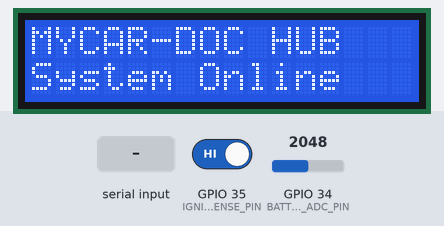
Simulated run of this program. Board: ESP32. Shown: 16×2 character LCD. The test bench sets the inputs (shaded band); at power-on: GPIO 35 (IGNITION_SENSE_PIN) HIGH, GPIO 34 (BATTERY_ADC_PIN) = 2048. What the program prints to the serial monitor is not drawn. At 12.3 s the program puts the board to deep sleep or switches it off; the recording ends there.

Above: at 0.7 s.
At 3.6 s:
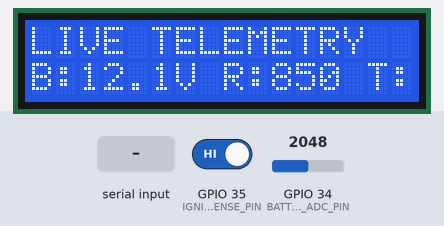
3.7 s: "1\n" received over Serial
At 4.2 s:
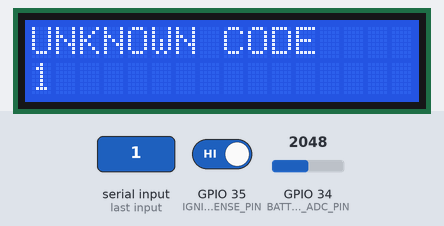
12.2 s: GPIO 35 (IGNITION_SENSE_PIN) driven LOW
Timing chart, 0 to 12.3 s (numbered marks = the images above; inputs shaded):
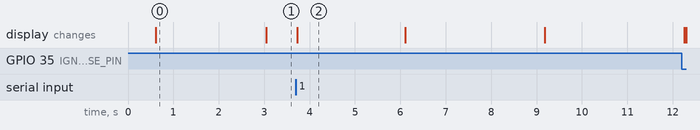

Measured:
- after the input at 3.7 s, the display: changes at once (image 2)
- what the display in image 0 shows lasts 2.4 s, from 0.6 s to 3.0 s

The program:

main.cpp
```cpp
#include <Arduino.h>
#include <SPI.h>
#include <Wire.h>
#include <LiquidCrystal_I2C.h>
#include <mcp2515.h>
#include "obd_codes.h"

// System States
enum SystemState {
  STATE_BOOT,
  STATE_LIVE_TELEMETRY,
  STATE_FAULT_ALERT,
  STATE_SLEEP
};

SystemState currentState = STATE_BOOT;

// Configuration & Timers
const unsigned long IDLE_TIMEOUT = 60000; // 60 seconds of inactivity triggers Sleep
unsigned long lastActivityTime = 0;
unsigned long telemetryInterval = 3000;   // 3 seconds transmission delay
unsigned long lastTelemetryTime = 0;
String inputBuffer = "";

// Hardware Pins & Telemetry Configuration
const int BATTERY_ADC_PIN = 34;    // GPIO 34 (ADC1_CH6) for battery voltage
const int IGNITION_SENSE_PIN = 35; // GPIO 35 for hardware ignition sense
const float VOLTAGE_DIVIDER_RATIO = 4.7f;
const int NUM_SAMPLES = 10;
float voltageSamples[NUM_SAMPLES];
int sampleIndex = 0;

// CAN Bus / MCP2515 Configuration (CS pin on GPIO 5)
struct can_frame canMsg;
MCP2515 mcp2515(5); // CS pin = 5

// LCD I2C Configuration (Address 0x27, 16 columns, 2 rows)
LiquidCrystal_I2C lcd(0x27, 16, 2);

// Function Prototypes
void handleBootState();
void handleTelemetryState();
void handleSleepState();
void processCode(String code);
void updateDisplay(const char* line1, const char* line2);
float readBatteryVoltage();
void checkBatteryHealth(float voltage, bool engineRunning);
void initCANBus();
void requestOBDPIDs();
void scanMode03DTCs();

void setup() {
  Serial.begin(115200);
  delay(500);

  // Check Wakeup Cause from Deep Sleep
  esp_sleep_wakeup_cause_t wakeup_cause = esp_sleep_get_wakeup_cause();
  Serial.print("\n[BOOT] Wakeup Cause: ");
  switch (wakeup_cause) {
    case ESP_SLEEP_WAKEUP_EXT0:
      Serial.println("Ignition Sense Trigger (EXT0) - Vehicle ON");
      break;
    case ESP_SLEEP_WAKEUP_TIMER:
      Serial.println("Periodic Timer Wake - Stationary Battery Health Check");
      break;
    default:
      Serial.println("Fresh Power-On / Hardware Reset");
      break;
  }

  // Initialize I2C and LCD
  Wire.begin(21, 22); // SDA = 21, SCL = 22 on ESP32
  lcd.init();
  lcd.backlight();
  lcd.clear();

  // Initialize Pins
  pinMode(BATTERY_ADC_PIN, INPUT);
  pinMode(IGNITION_SENSE_PIN, INPUT);
  for (int i = 0; i < NUM_SAMPLES; i++) {
    voltageSamples[i] = 12.6f;
  }

  // Initialize CAN Bus
  initCANBus();

  currentState = STATE_BOOT;
  handleBootState();
}

void loop() {
  // 1. Non-blocking Serial / CAN Reading
  while (Serial.available() > 0) {
    char c = (char)Serial.read();

    if (c == '\n' || c == '\r') {
      if (inputBuffer.length() > 0) {
        processCode(inputBuffer);
        inputBuffer = "";
        lastActivityTime = millis();
      }
    } else {
      inputBuffer += c;
    }
  }

  // Check incoming CAN messages if any
  if (mcp2515.readMessage(&canMsg) == MCP2515::ERROR_OK) {
    lastActivityTime = millis();
    if (canMsg.can_id == 0x7E8) {
      Serial.print("[CAN RX] ID: 0x");
      Serial.print(canMsg.can_id, HEX);
      Serial.print(" Data: ");
      for (int i = 0; i < canMsg.can_dlc; i++) {
        Serial.print(canMsg.data[i], HEX);
        Serial.print(" ");
      }
      Serial.println();
    }
  }

  // 2. State Machine Execution
  switch (currentState) {
    case STATE_BOOT:
      currentState = STATE_LIVE_TELEMETRY;
      lastActivityTime = millis();
      break;

    case STATE_LIVE_TELEMETRY:
      if (millis() - lastTelemetryTime > telemetryInterval) {
        handleTelemetryState();
        lastTelemetryTime = millis();
      }

      // Check idle timeout or ignition off
      if (millis() - lastActivityTime > IDLE_TIMEOUT || digitalRead(IGNITION_SENSE_PIN) == LOW) {
        currentState = STATE_SLEEP;
      }
      break;

    case STATE_FAULT_ALERT:
      if (millis() - lastActivityTime > 10000) {
        currentState = STATE_LIVE_TELEMETRY;
        updateDisplay("TELEMETRY", "Resuming live...");
      }
      break;

    case STATE_SLEEP:
      handleSleepState();
      break;
  }
}

void initCANBus() {
  SPI.begin(18, 19, 23, 5); // SCK, MISO, MOSI, CS for ESP32 SPI
  mcp2515.reset();
  if (mcp2515.setBitrate(CAN_500KBPS, MCP_8MHZ) == MCP2515::ERROR_OK) {
    Serial.println("[CAN] MCP2515 Initialized at 500kbps successfully.");
  } else {
    Serial.println("[CAN] MCP2515 Initialization Failed! Check SPI wiring.");
  }
  mcp2515.setNormalMode();
}

void requestOBDPIDs() {
  struct can_frame requestFrame;
  requestFrame.can_id = 0x7DF; // OBD-II broadcast ID
  requestFrame.can_dlc = 8;
  requestFrame.data[0] = 0x02; // Number of additional bytes
  requestFrame.data[1] = 0x01; // Mode 1 (Current Data)
  requestFrame.data[2] = 0x0C; // PID 0x0C: Engine RPM
  requestFrame.data[3] = 0x05; // PID 0x05: Coolant Temperature
  requestFrame.data[4] = 0x0D; // PID 0x0D: Vehicle Speed
  requestFrame.data[5] = 0x11; // PID 0x11: Throttle Position
  requestFrame.data[6] = 0x00;
  requestFrame.data[7] = 0x00;

  mcp2515.sendMessage(&requestFrame);
  Serial.println("[CAN TX] Sent OBD-II PID Request (RPM, Coolant, Speed, Throttle)");
}

void scanMode03DTCs() {
  struct can_frame dtcRequest;
  dtcRequest.can_id = 0x7DF;
  dtcRequest.can_dlc = 8;
  dtcRequest.data[0] = 0x01; // Number of bytes
  dtcRequest.data[1] = 0x03; // Mode 03 (Request Diagnostic Trouble Codes)
  dtcRequest.data[2] = 0x00;
  dtcRequest.data[3] = 0x00;
  dtcRequest.data[4] = 0x00;
  dtcRequest.data[5] = 0x00;
  dtcRequest.data[6] = 0x00;
  dtcRequest.data[7] = 0x00;

  mcp2515.sendMessage(&dtcRequest);
  Serial.println("[CAN TX] Sent Mode 03 DTC Scan Request");
}

void handleBootState() {
  Serial.println("\n========================================");
  Serial.println("   MYCAR-DOC - VEHICLE DIAGNOSTIC HUB   ");
  Serial.println("========================================");
  Serial.println("System Initializing & Starting CAN Bus...\n");
  updateDisplay("MYCAR-DOC HUB", "System Online");
}

float readBatteryVoltage() {
  int rawADC = analogRead(BATTERY_ADC_PIN);
  float pinVoltage = (rawADC / 4095.0f) * 3.3f;
  float measuredVoltage = pinVoltage * VOLTAGE_DIVIDER_RATIO;

  voltageSamples[sampleIndex] = measuredVoltage;
  sampleIndex = (sampleIndex + 1) % NUM_SAMPLES;

  float sum = 0;
  for (int i = 0; i < NUM_SAMPLES; i++) {
    sum += voltageSamples[i];
  }
  return sum / NUM_SAMPLES;
}

void checkBatteryHealth(float voltage, bool engineRunning) {
  Serial.print("[BATTERY] Voltage: ");
  Serial.print(voltage, 2);
  Serial.println(" V");

  if (voltage < 11.5f) {
    Serial.println("🚨 CRITICAL VOLTAGE ALERT: Risk of no-start condition!");
    updateDisplay("CRIT ALERT!", "Batt < 11.5V");
  } else if (!engineRunning && voltage < 12.0f) {
    Serial.println("⚠️ Low Battery Warning: Battery is below 12.0V.");
    updateDisplay("LOW BATTERY", "Charge Soon");
  } else if (engineRunning && voltage < 13.0f) {
    Serial.println("⚠️ Alternator Failure Warning: Charging voltage below 13.0V while running.");
    updateDisplay("ALT FAULT", "Check Alternator");
  }
}

void handleTelemetryState() {
  float battVoltage = readBatteryVoltage();
  bool engineRunning = (battVoltage > 13.2f);

  Serial.println("\n[ECU POLL] Requesting Live Telemetry & OBD-II PIDs...");
  checkBatteryHealth(battVoltage, engineRunning);
  requestOBDPIDs();

  char line2Buf[17];
  snprintf(line2Buf, sizeof(line2Buf), "B:%.1fV R:850 T:90C", battVoltage);
  updateDisplay("LIVE TELEMETRY", line2Buf);
}

void processCode(String code) {
  code.trim();
  bool found = false;

  for (int i = 0; i < FAULT_COUNT; i++) {
    if (code.equalsIgnoreCase(FAULT_DATABASE[i].code)) {
      currentState = STATE_FAULT_ALERT;
      lastActivityTime = millis();

      Serial.println("\n----------------------------------------");
      Serial.print("DTC Detected: ");
      Serial.print(FAULT_DATABASE[i].code);
      Serial.print(" ");
      Serial.println(FAULT_DATABASE[i].tierTag);
      Serial.print("Description: ");
      Serial.println(FAULT_DATABASE[i].description);
      Serial.print("Layman Advice: ");
      Serial.println(FAULT_DATABASE[i].laymanAdvice);
      Serial.println("----------------------------------------\n");

      updateDisplay(FAULT_DATABASE[i].code, FAULT_DATABASE[i].description);
      found = true;
      break;
    }
  }

  if (!found) {
    Serial.println("\n----------------------------------------");
    Serial.print("Incoming Code: ");
    Serial.println(code);
    Serial.println("👉 Unrecognized powertrain code.");
    Serial.println("----------------------------------------\n");

    updateDisplay("UNKNOWN CODE", code.c_str());
  }
}

void updateDisplay(const char* line1, const char* line2) {
  lcd.clear();
  lcd.setCursor(0, 0);
  lcd.print(line1);
  lcd.setCursor(0, 1);
  lcd.print(line2);

  Serial.print("[LCD DISPLAY] Line 1: ");
  Serial.print(line1);
  Serial.print(" | Line 2: ");
  Serial.println(line2);
}

void handleSleepState() {
  Serial.println("\n[POWER MANAGEMENT] No activity or Ignition OFF detected. Entering Deep Sleep...");
  Serial.flush();

  // Turn off LCD backlight to save battery
  lcd.noBacklight();
  updateDisplay("SYSTEM SLEEP", "Battery Protected");

  // Configure Wake-up Sources:
  // 1. Timer wakeup every 5 minutes for stationary battery health check
  esp_sleep_enable_timer_wakeup(5 * 60 * 1000000ULL);

  // 2. Ext0 GPIO wakeup on Ignition Sense pin (GPIO 35 goes HIGH when ignition turns ON)
  esp_sleep_enable_ext0_wakeup(GPIO_NUM_35, 1);

  Serial.println("[POWER MANAGEMENT] ESP32 Deep Sleep initiated.");
  Serial.flush();

  // Enter ESP32 Deep Sleep Mode
  esp_deep_sleep_start();
}
```

obd_codes.h
```cpp
#ifndef OBD_CODES_H
#define OBD_CODES_H

#include <Arduino.h>

enum SeverityLevel {
    CRIT,
    WARN,
    ADVIS
};

struct FaultCode {
    const char* code;
    const char* description;
    SeverityLevel severity;
    const char* tierTag;
    const char* colorIndicator;
    const char* laymanAdvice;
};

// All 20 generic OBD-II fault codes with layman advice
const FaultCode FAULT_DATABASE[] = {
    {"P0300", "Engine Misfire", CRIT, "[CRIT]", "RED", "Engine is misfiring. Avoid high speeds; check spark plugs and ignition coils."},
    {"P0217", "Engine Overheat", CRIT, "[CRIT]", "RED", "Engine is overheating. Pull over safely immediately and check coolant levels."},
    {"P0700", "Transmission Fault", CRIT, "[CRIT]", "RED", "Transmission issue detected. Avoid hard acceleration and service transmission soon."},
    {"P0335", "Crankshaft Sensor", CRIT, "[CRIT]", "RED", "Crankshaft position sensor circuit failure. Engine may stall or fail to start."},
    {"P0340", "Camshaft Sensor", CRIT, "[CRIT]", "RED", "Camshaft position sensor circuit failure. Expect poor performance and rough idling."},
    {"P0600", "Serial Comm Fault", CRIT, "[CRIT]", "RED", "ECU internal communication link error. Professional diagnostic inspection recommended."},
    {"P0230", "Fuel Pump Circuit", CRIT, "[CRIT]", "RED", "Fuel pump primary circuit malfunction. Vehicle may fail to start or cut out."},

    {"P0171", "System Too Lean", WARN, "[WARN]", "YELLOW", "Air-fuel mixture too lean (too much air). Check for vacuum leaks or failing MAF sensor."},
    {"P0420", "Catalyst Efficiency", WARN, "[WARN]", "YELLOW", "Catalytic converter efficiency below threshold. Check exhaust system or oxygen sensors."},
    {"P0135", "O2 Sensor Heater", WARN, "[WARN]", "YELLOW", "Oxygen sensor heater circuit malfunction. Expect reduced fuel economy."},
    {"P0500", "Speed Sensor Fault", WARN, "[WARN]", "YELLOW", "Vehicle speed sensor malfunction. Speedometer or cruise control may fail."},
    {"P0102", "MAF Sensor Low", WARN, "[WARN]", "YELLOW", "Mass air flow sensor circuit low input. Check air filter and sensor wiring."},
    {"P0122", "Throttle Position", WARN, "[WARN]", "YELLOW", "Throttle/pedal position sensor low input. Expect sluggish acceleration or limp mode."},
    {"P0325", "Knock Sensor Fault", WARN, "[WARN]", "YELLOW", "Knock sensor circuit malfunction. Engine timing may retard to prevent damage."},
    {"P0401", "EGR Flow Insuff.", WARN, "[WARN]", "YELLOW", "Exhaust gas recirculation flow insufficient. Clean EGR valve and intake ports."},
    {"P0118", "Coolant Temp High", WARN, "[WARN]", "YELLOW", "Engine coolant temperature circuit high input. Check thermostat and coolant sensor."},

    {"P0455", "Evap Leak (Large)", ADVIS, "[ADVIS]", "GREEN", "Evaporative emission control system leak detected. Check gas cap tightness."},
    {"P0113", "Intake Air Temp", ADVIS, "[ADVIS]", "GREEN", "Intake air temperature circuit high input. Check intake sensor connection."},
    {"P0442", "Evap Leak (Small)", ADVIS, "[ADVIS]", "GREEN", "Small evaporative emission leak. Inspect gas cap and EVAP canister hoses."},
    {"P0141", "O2 Sensor Heater2", ADVIS, "[ADVIS]", "GREEN", "Downstream oxygen sensor heater circuit fault. Replace sensor soon."}
};

const int FAULT_COUNT = sizeof(FAULT_DATABASE) / sizeof(FAULT_DATABASE[0]);

#endif
```
